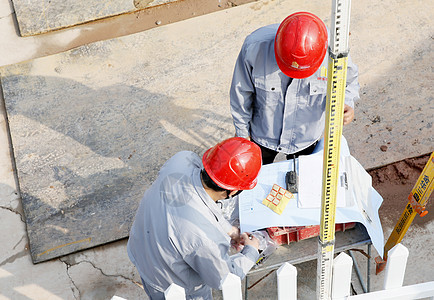
#> input picture 30.jpeg, 434 x 300 px
$ python essentialFunction.py
#> lines starting #> are read from the running program, lines starting #| are printed output that depends on the picture; after the words box and inside, x2 and y2 are one past the last pixel; in counts of white or black regions, pixels touching at a corner belong together
import cv2 as cv

img = cv.imread("30.jpeg")
#> img is the input picture: shape (300, 434, 3); mean B, G, R 164.6, 170.8, 182.5
cv.imshow("cat",img)

# 1. Converting to grayscale
gray = cv.cvtColor(img,cv.COLOR_BGR2GRAY)
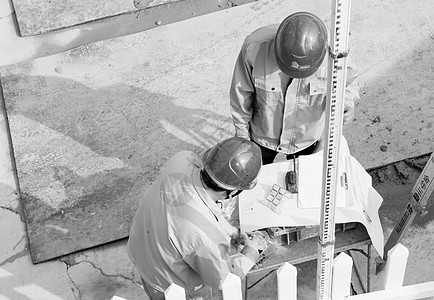
#> gray: shape (300, 434); min 0, max 255, mean 173.6
cv.imshow('Gray',gray)

# 2. Blur
blur = cv.GaussianBlur(img,(3,3),cv.BORDER_DEFAULT)
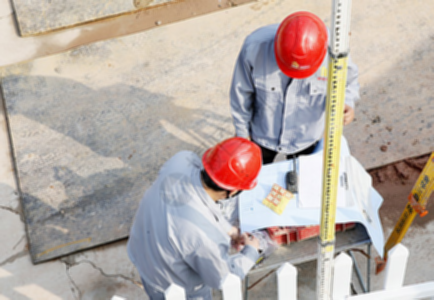
#> blur: shape (300, 434, 3); mean B, G, R 164.6, 170.8, 182.5
cv.imshow("blur",blur)

# 3. Edge Cascade(Canny)
# canny = cv.Canny(img,125,175)
canny = cv.Canny(blur,125,175) # Blurry image's canny edge can be more clean
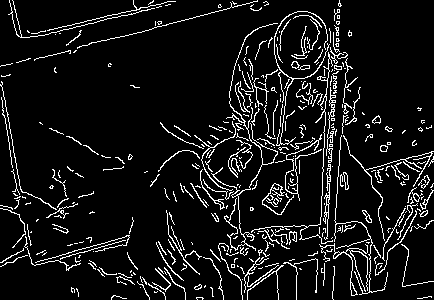
#> canny: shape (300, 434); 8.5% white in thin lines or dots
cv.imshow("canny", canny)

# 4. Dilating the image
dilated = cv.dilate(canny,(7,7),iterations=3)
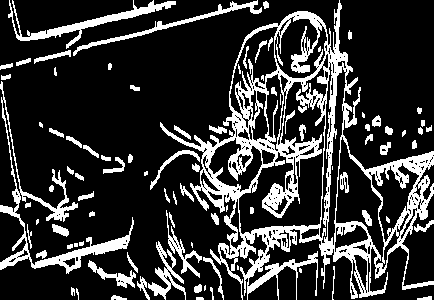
#> dilated: shape (300, 434); 20.7% white; 90 white regions (18 under 20 px), largest, box (x1, y1, x2, y2) and area: (160, 0, 434, 300) 16706, (0, 81, 134, 274) 2575, (8, 0, 176, 49) 1355
cv.imshow("dilated", dilated)

# 5. Eroding
eroded = cv.erode(dilated,(3,3),iterations=1)
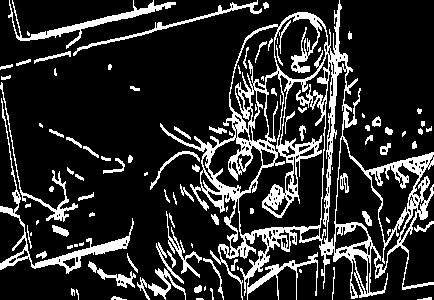
#> eroded: shape (300, 434); 17.6% white; 102 white regions (28 under 20 px), largest, box (x1, y1, x2, y2) and area: (160, 0, 434, 300) 14241, (0, 98, 134, 274) 1559, (8, 0, 176, 49) 1151
cv.imshow("eroded",eroded)

# 6. resize
resized = cv.resize(img,(500,500),interpolation=cv.INTER_CUBIC)
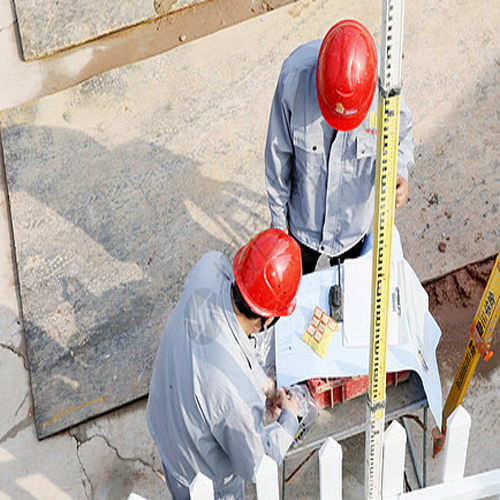
#> resized: shape (500, 500, 3); mean B, G, R 164.6, 170.8, 182.5
cv.imshow("resized",resized)

# 7. Cropping
cropped = img[50:200, 200:400]
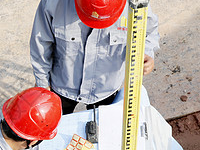
#> cropped: shape (150, 200, 3); mean B, G, R 156.2, 161.2, 183.8
cv.imshow("cropped",cropped)

cv.waitKey(0)
